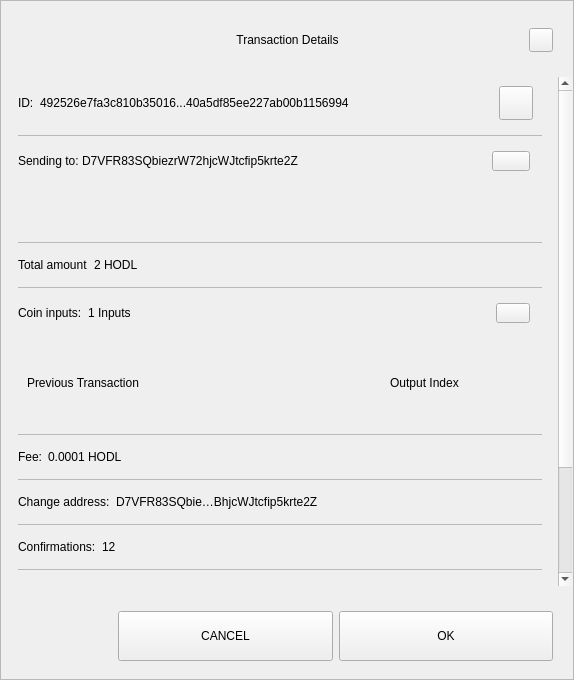
<?xml version="1.0" encoding="UTF-8"?>
<ui version="4.0">
 <class>TxDetailDialog</class>
 <widget class="QWidget" name="TxDetailDialog">
  <property name="geometry">
   <rect>
    <x>0</x>
    <y>0</y>
    <width>574</width>
    <height>680</height>
   </rect>
  </property>
  <property name="sizePolicy">
   <sizepolicy hsizetype="Preferred" vsizetype="Expanding">
    <horstretch>0</horstretch>
    <verstretch>0</verstretch>
   </sizepolicy>
  </property>
  <property name="minimumSize">
   <size>
    <width>574</width>
    <height>500</height>
   </size>
  </property>
  <property name="windowTitle">
   <string>Form</string>
  </property>
  <property name="styleSheet">
   <string notr="true"/>
  </property>
  <layout class="QVBoxLayout" name="verticalLayout_3">
   <property name="spacing">
    <number>0</number>
   </property>
   <property name="leftMargin">
    <number>0</number>
   </property>
   <property name="topMargin">
    <number>0</number>
   </property>
   <property name="rightMargin">
    <number>0</number>
   </property>
   <property name="bottomMargin">
    <number>0</number>
   </property>
   <item>
    <widget class="QFrame" name="frame">
     <property name="sizePolicy">
      <sizepolicy hsizetype="Preferred" vsizetype="Expanding">
       <horstretch>0</horstretch>
       <verstretch>0</verstretch>
      </sizepolicy>
     </property>
     <property name="styleSheet">
      <string notr="true"/>
     </property>
     <property name="frameShape">
      <enum>QFrame::StyledPanel</enum>
     </property>
     <property name="frameShadow">
      <enum>QFrame::Raised</enum>
     </property>
     <layout class="QVBoxLayout" name="verticalLayout">
      <property name="leftMargin">
       <number>0</number>
      </property>
      <property name="rightMargin">
       <number>0</number>
      </property>
      <item>
       <layout class="QHBoxLayout" name="horizontalLayout_3">
        <property name="spacing">
         <number>0</number>
        </property>
        <property name="leftMargin">
         <number>20</number>
        </property>
        <property name="topMargin">
         <number>10</number>
        </property>
        <property name="rightMargin">
         <number>20</number>
        </property>
        <item>
         <spacer name="horizontalSpacer_1">
          <property name="orientation">
           <enum>Qt::Horizontal</enum>
          </property>
          <property name="sizeHint" stdset="0">
           <size>
            <width>40</width>
            <height>20</height>
           </size>
          </property>
         </spacer>
        </item>
        <item>
         <widget class="QLabel" name="labelTitle">
          <property name="minimumSize">
           <size>
            <width>0</width>
            <height>40</height>
           </size>
          </property>
          <property name="maximumSize">
           <size>
            <width>16777215</width>
            <height>40</height>
           </size>
          </property>
          <property name="styleSheet">
           <string notr="true">padding-left:24px;</string>
          </property>
          <property name="text">
           <string>Transaction Details</string>
          </property>
          <property name="alignment">
           <set>Qt::AlignCenter</set>
          </property>
          <property name="margin">
           <number>7</number>
          </property>
         </widget>
        </item>
        <item>
         <spacer name="horizontalSpacer_2">
          <property name="orientation">
           <enum>Qt::Horizontal</enum>
          </property>
          <property name="sizeHint" stdset="0">
           <size>
            <width>40</width>
            <height>20</height>
           </size>
          </property>
         </spacer>
        </item>
        <item>
         <widget class="QPushButton" name="btnEsc">
          <property name="minimumSize">
           <size>
            <width>24</width>
            <height>24</height>
           </size>
          </property>
          <property name="maximumSize">
           <size>
            <width>24</width>
            <height>24</height>
           </size>
          </property>
          <property name="focusPolicy">
           <enum>Qt::NoFocus</enum>
          </property>
          <property name="text">
           <string/>
          </property>
         </widget>
        </item>
       </layout>
      </item>
      <item>
       <spacer name="verticalSpacer">
        <property name="orientation">
         <enum>Qt::Vertical</enum>
        </property>
        <property name="sizeType">
         <enum>QSizePolicy::Fixed</enum>
        </property>
        <property name="sizeHint" stdset="0">
         <size>
          <width>20</width>
          <height>10</height>
         </size>
        </property>
       </spacer>
      </item>
      <item>
       <widget class="QWidget" name="layoutScroll" native="true">
        <property name="minimumSize">
         <size>
          <width>0</width>
          <height>0</height>
         </size>
        </property>
        <layout class="QVBoxLayout" name="verticalLayout_4">
         <property name="leftMargin">
          <number>0</number>
         </property>
         <property name="topMargin">
          <number>0</number>
         </property>
         <property name="rightMargin">
          <number>0</number>
         </property>
         <item>
          <widget class="QScrollArea" name="scrollArea">
           <property name="styleSheet">
            <string notr="true">#scrollArea {
background:transparent;
}</string>
           </property>
           <property name="horizontalScrollBarPolicy">
            <enum>Qt::ScrollBarAlwaysOff</enum>
           </property>
           <property name="sizeAdjustPolicy">
            <enum>QAbstractScrollArea::AdjustIgnored</enum>
           </property>
           <property name="widgetResizable">
            <bool>true</bool>
           </property>
           <property name="alignment">
            <set>Qt::AlignLeading|Qt::AlignLeft|Qt::AlignTop</set>
           </property>
           <widget class="QWidget" name="scrollAreaWidgetContents">
            <property name="geometry">
             <rect>
              <x>0</x>
              <y>-181</y>
              <width>556</width>
              <height>739</height>
             </rect>
            </property>
            <property name="autoFillBackground">
             <bool>false</bool>
            </property>
            <property name="styleSheet">
             <string notr="true">#scrollAreaWidgetContents {
background:transparent;
}</string>
            </property>
            <layout class="QVBoxLayout" name="verticalLayout_7">
             <property name="spacing">
              <number>0</number>
             </property>
             <property name="sizeConstraint">
              <enum>QLayout::SetDefaultConstraint</enum>
             </property>
             <property name="leftMargin">
              <number>0</number>
             </property>
             <property name="topMargin">
              <number>0</number>
             </property>
             <property name="rightMargin">
              <number>0</number>
             </property>
             <property name="bottomMargin">
              <number>0</number>
             </property>
             <item>
              <widget class="QWidget" name="content" native="true">
               <layout class="QVBoxLayout" name="verticalLayout_2">
                <property name="leftMargin">
                 <number>16</number>
                </property>
                <property name="topMargin">
                 <number>0</number>
                </property>
                <property name="rightMargin">
                 <number>16</number>
                </property>
                <item>
                 <widget class="QWidget" name="contentID" native="true">
                  <layout class="QHBoxLayout" name="horizontalLayout_12" stretch="0,1,0">
                   <property name="leftMargin">
                    <number>0</number>
                   </property>
                   <item>
                    <widget class="QLabel" name="labelId">
                     <property name="maximumSize">
                      <size>
                       <width>16777215</width>
                       <height>16777215</height>
                      </size>
                     </property>
                     <property name="text">
                      <string>ID:</string>
                     </property>
                    </widget>
                   </item>
                   <item>
                    <widget class="QLabel" name="textId">
                     <property name="text">
                      <string>492526e7fa3c810b35016...40a5df85ee227ab00b1156994</string>
                     </property>
                    </widget>
                   </item>
                   <item>
                    <widget class="QPushButton" name="pushCopy">
                     <property name="minimumSize">
                      <size>
                       <width>34</width>
                       <height>34</height>
                      </size>
                     </property>
                     <property name="maximumSize">
                      <size>
                       <width>34</width>
                       <height>34</height>
                      </size>
                     </property>
                     <property name="focusPolicy">
                      <enum>Qt::NoFocus</enum>
                     </property>
                     <property name="text">
                      <string/>
                     </property>
                     <property name="iconSize">
                      <size>
                       <width>24</width>
                       <height>24</height>
                      </size>
                     </property>
                    </widget>
                   </item>
                  </layout>
                 </widget>
                </item>
                <item>
                 <widget class="QLabel" name="labelDivider9">
                  <property name="maximumSize">
                   <size>
                    <width>16777215</width>
                    <height>1</height>
                   </size>
                  </property>
                  <property name="styleSheet">
                   <string notr="true">background-color:#bababa;</string>
                  </property>
                  <property name="text">
                   <string/>
                  </property>
                 </widget>
                </item>
                <item>
                 <widget class="QWidget" name="contentOutputs" native="true">
                  <layout class="QHBoxLayout" name="horizontalLayout_11" stretch="0,3,0">
                   <property name="spacing">
                    <number>0</number>
                   </property>
                   <property name="leftMargin">
                    <number>0</number>
                   </property>
                   <property name="rightMargin">
                    <number>12</number>
                   </property>
                   <item>
                    <widget class="QLabel" name="labelSend">
                     <property name="maximumSize">
                      <size>
                       <width>16777215</width>
                       <height>16777215</height>
                      </size>
                     </property>
                     <property name="text">
                      <string>Sending to: </string>
                     </property>
                    </widget>
                   </item>
                   <item>
                    <widget class="QLabel" name="textSend">
                     <property name="text">
                      <string>D7VFR83SQbiezrW72hjcWJtcfip5krte2Z </string>
                     </property>
                    </widget>
                   </item>
                   <item>
                    <widget class="QPushButton" name="pushOutputs">
                     <property name="minimumSize">
                      <size>
                       <width>34</width>
                       <height>20</height>
                      </size>
                     </property>
                     <property name="maximumSize">
                      <size>
                       <width>38</width>
                       <height>20</height>
                      </size>
                     </property>
                     <property name="focusPolicy">
                      <enum>Qt::NoFocus</enum>
                     </property>
                     <property name="styleSheet">
                      <string notr="true"/>
                     </property>
                     <property name="text">
                      <string/>
                     </property>
                    </widget>
                   </item>
                  </layout>
                 </widget>
                </item>
                <item>
                 <widget class="QScrollArea" name="outputsScrollArea">
                  <property name="minimumSize">
                   <size>
                    <width>0</width>
                    <height>50</height>
                   </size>
                  </property>
                  <property name="styleSheet">
                   <string notr="true">#outputsScrollArea {
background:transparent;
}</string>
                  </property>
                  <property name="widgetResizable">
                   <bool>true</bool>
                  </property>
                  <widget class="QWidget" name="container_outputs_base">
                   <property name="geometry">
                    <rect>
                     <x>0</x>
                     <y>0</y>
                     <width>522</width>
                     <height>48</height>
                    </rect>
                   </property>
                   <property name="styleSheet">
                    <string notr="true">#container_outputs_base {
background:transparent;
}</string>
                   </property>
                  </widget>
                 </widget>
                </item>
                <item>
                 <widget class="QLabel" name="labelDivider8">
                  <property name="maximumSize">
                   <size>
                    <width>16777215</width>
                    <height>1</height>
                   </size>
                  </property>
                  <property name="styleSheet">
                   <string notr="true">background-color:#bababa;</string>
                  </property>
                  <property name="text">
                   <string/>
                  </property>
                 </widget>
                </item>
                <item>
                 <widget class="QWidget" name="contentAmount" native="true">
                  <layout class="QHBoxLayout" name="horizontalLayout_4" stretch="0,1">
                   <property name="leftMargin">
                    <number>0</number>
                   </property>
                   <item>
                    <widget class="QLabel" name="labelAmount">
                     <property name="maximumSize">
                      <size>
                       <width>16777215</width>
                       <height>16777215</height>
                      </size>
                     </property>
                     <property name="text">
                      <string>Total amount</string>
                     </property>
                    </widget>
                   </item>
                   <item>
                    <widget class="QLabel" name="textAmount">
                     <property name="text">
                      <string>2 HODL</string>
                     </property>
                    </widget>
                   </item>
                  </layout>
                 </widget>
                </item>
                <item>
                 <widget class="QLabel" name="labelDivider6">
                  <property name="maximumSize">
                   <size>
                    <width>16777215</width>
                    <height>1</height>
                   </size>
                  </property>
                  <property name="styleSheet">
                   <string notr="true">background-color:#bababa;</string>
                  </property>
                  <property name="text">
                   <string/>
                  </property>
                 </widget>
                </item>
                <item>
                 <widget class="QWidget" name="contentInputs" native="true">
                  <layout class="QHBoxLayout" name="horizontalLayout" stretch="0,2,0">
                   <property name="leftMargin">
                    <number>0</number>
                   </property>
                   <property name="rightMargin">
                    <number>12</number>
                   </property>
                   <item>
                    <widget class="QLabel" name="labelInputs">
                     <property name="sizePolicy">
                      <sizepolicy hsizetype="Minimum" vsizetype="Preferred">
                       <horstretch>0</horstretch>
                       <verstretch>0</verstretch>
                      </sizepolicy>
                     </property>
                     <property name="maximumSize">
                      <size>
                       <width>16777215</width>
                       <height>16777215</height>
                      </size>
                     </property>
                     <property name="text">
                      <string>Coin inputs:</string>
                     </property>
                    </widget>
                   </item>
                   <item>
                    <widget class="QLabel" name="textInputs">
                     <property name="text">
                      <string>1 Inputs</string>
                     </property>
                    </widget>
                   </item>
                   <item>
                    <widget class="QPushButton" name="pushInputs">
                     <property name="maximumSize">
                      <size>
                       <width>34</width>
                       <height>20</height>
                      </size>
                     </property>
                     <property name="focusPolicy">
                      <enum>Qt::NoFocus</enum>
                     </property>
                     <property name="styleSheet">
                      <string notr="true"/>
                     </property>
                     <property name="text">
                      <string/>
                     </property>
                    </widget>
                   </item>
                  </layout>
                 </widget>
                </item>
                <item>
                 <widget class="QFrame" name="gridInputs">
                  <property name="sizePolicy">
                   <sizepolicy hsizetype="Preferred" vsizetype="MinimumExpanding">
                    <horstretch>0</horstretch>
                    <verstretch>0</verstretch>
                   </sizepolicy>
                  </property>
                  <property name="minimumSize">
                   <size>
                    <width>0</width>
                    <height>90</height>
                   </size>
                  </property>
                  <layout class="QGridLayout" name="gridLayoutInput" columnstretch="5,2" rowminimumheight="0">
                   <property name="sizeConstraint">
                    <enum>QLayout::SetMaximumSize</enum>
                   </property>
                   <property name="verticalSpacing">
                    <number>0</number>
                   </property>
                   <item row="0" column="0" alignment="Qt::AlignLeft">
                    <widget class="QLabel" name="labelTitlePrevTx">
                     <property name="text">
                      <string>Previous Transaction</string>
                     </property>
                    </widget>
                   </item>
                   <item row="0" column="1" alignment="Qt::AlignLeft">
                    <widget class="QLabel" name="labelOutputIndex">
                     <property name="text">
                      <string>Output Index</string>
                     </property>
                     <property name="alignment">
                      <set>Qt::AlignCenter</set>
                     </property>
                    </widget>
                   </item>
                  </layout>
                 </widget>
                </item>
                <item>
                 <widget class="QLabel" name="labelDivider1">
                  <property name="maximumSize">
                   <size>
                    <width>16777215</width>
                    <height>1</height>
                   </size>
                  </property>
                  <property name="styleSheet">
                   <string notr="true">background-color:#bababa;</string>
                  </property>
                  <property name="text">
                   <string/>
                  </property>
                 </widget>
                </item>
                <item>
                 <widget class="QWidget" name="contentFee" native="true">
                  <layout class="QHBoxLayout" name="horizontalLayout_7" stretch="0,1">
                   <property name="leftMargin">
                    <number>0</number>
                   </property>
                   <item>
                    <widget class="QLabel" name="labelFee">
                     <property name="maximumSize">
                      <size>
                       <width>16777215</width>
                       <height>16777215</height>
                      </size>
                     </property>
                     <property name="text">
                      <string>Fee:</string>
                     </property>
                    </widget>
                   </item>
                   <item>
                    <widget class="QLabel" name="textFee">
                     <property name="text">
                      <string>0.0001 HODL</string>
                     </property>
                    </widget>
                   </item>
                  </layout>
                 </widget>
                </item>
                <item>
                 <widget class="QLabel" name="labelDivider2">
                  <property name="maximumSize">
                   <size>
                    <width>16777215</width>
                    <height>1</height>
                   </size>
                  </property>
                  <property name="styleSheet">
                   <string notr="true">background-color:#bababa;</string>
                  </property>
                  <property name="text">
                   <string/>
                  </property>
                 </widget>
                </item>
                <item>
                 <widget class="QWidget" name="contentChangeAddress" native="true">
                  <layout class="QHBoxLayout" name="horizontalLayout_6" stretch="0,1">
                   <property name="leftMargin">
                    <number>0</number>
                   </property>
                   <item>
                    <widget class="QLabel" name="labelChange">
                     <property name="maximumSize">
                      <size>
                       <width>16777215</width>
                       <height>16777215</height>
                      </size>
                     </property>
                     <property name="text">
                      <string>Change address:</string>
                     </property>
                    </widget>
                   </item>
                   <item>
                    <widget class="QLabel" name="textChange">
                     <property name="text">
                      <string>D7VFR83SQbie…BhjcWJtcfip5krte2Z </string>
                     </property>
                    </widget>
                   </item>
                  </layout>
                 </widget>
                </item>
                <item>
                 <widget class="QLabel" name="labelDivider4">
                  <property name="maximumSize">
                   <size>
                    <width>16777215</width>
                    <height>1</height>
                   </size>
                  </property>
                  <property name="styleSheet">
                   <string notr="true">background-color:#bababa;</string>
                  </property>
                  <property name="text">
                   <string/>
                  </property>
                 </widget>
                </item>
                <item>
                 <widget class="QWidget" name="contentConfirmations" native="true">
                  <layout class="QHBoxLayout" name="horizontalLayout_8" stretch="0,1">
                   <property name="leftMargin">
                    <number>0</number>
                   </property>
                   <item>
                    <widget class="QLabel" name="labelConfirmations">
                     <property name="maximumSize">
                      <size>
                       <width>16777215</width>
                       <height>16777215</height>
                      </size>
                     </property>
                     <property name="text">
                      <string>Confirmations:</string>
                     </property>
                    </widget>
                   </item>
                   <item>
                    <widget class="QLabel" name="textConfirmations">
                     <property name="text">
                      <string>12</string>
                     </property>
                    </widget>
                   </item>
                  </layout>
                 </widget>
                </item>
                <item>
                 <widget class="QLabel" name="labelDivider7">
                  <property name="maximumSize">
                   <size>
                    <width>16777215</width>
                    <height>1</height>
                   </size>
                  </property>
                  <property name="styleSheet">
                   <string notr="true">background-color:#bababa;</string>
                  </property>
                  <property name="text">
                   <string/>
                  </property>
                 </widget>
                </item>
                <item>
                 <widget class="QWidget" name="contentSize" native="true">
                  <layout class="QHBoxLayout" name="horizontalLayout_9" stretch="0,1">
                   <property name="leftMargin">
                    <number>0</number>
                   </property>
                   <item>
                    <widget class="QLabel" name="labelSize">
                     <property name="maximumSize">
                      <size>
                       <width>16777215</width>
                       <height>16777215</height>
                      </size>
                     </property>
                     <property name="text">
                      <string>Size:</string>
                     </property>
                    </widget>
                   </item>
                   <item>
                    <widget class="QLabel" name="textSize">
                     <property name="text">
                      <string>2 kB</string>
                     </property>
                    </widget>
                   </item>
                  </layout>
                 </widget>
                </item>
                <item>
                 <widget class="QLabel" name="labelDivider3">
                  <property name="maximumSize">
                   <size>
                    <width>16777215</width>
                    <height>1</height>
                   </size>
                  </property>
                  <property name="styleSheet">
                   <string notr="true">background-color:#bababa;</string>
                  </property>
                  <property name="text">
                   <string/>
                  </property>
                 </widget>
                </item>
                <item>
                 <widget class="QWidget" name="contentDate" native="true">
                  <layout class="QHBoxLayout" name="horizontalLayout_5" stretch="0,1">
                   <property name="leftMargin">
                    <number>0</number>
                   </property>
                   <item>
                    <widget class="QLabel" name="labelDate">
                     <property name="maximumSize">
                      <size>
                       <width>16777215</width>
                       <height>16777215</height>
                      </size>
                     </property>
                     <property name="text">
                      <string>Date:</string>
                     </property>
                    </widget>
                   </item>
                   <item>
                    <widget class="QLabel" name="textDate">
                     <property name="text">
                      <string>May 25, 2017</string>
                     </property>
                    </widget>
                   </item>
                  </layout>
                 </widget>
                </item>
                <item>
                 <widget class="QLabel" name="labelDivider5">
                  <property name="maximumSize">
                   <size>
                    <width>16777215</width>
                    <height>1</height>
                   </size>
                  </property>
                  <property name="styleSheet">
                   <string notr="true">background-color:#bababa;</string>
                  </property>
                  <property name="text">
                   <string/>
                  </property>
                 </widget>
                </item>
                <item>
                 <widget class="QWidget" name="contentStatus" native="true">
                  <layout class="QHBoxLayout" name="horizontalLayout_10" stretch="0,1">
                   <property name="leftMargin">
                    <number>0</number>
                   </property>
                   <item>
                    <widget class="QLabel" name="labelStatus">
                     <property name="maximumSize">
                      <size>
                       <width>16777215</width>
                       <height>16777215</height>
                      </size>
                     </property>
                     <property name="text">
                      <string>Status:</string>
                     </property>
                    </widget>
                   </item>
                   <item>
                    <widget class="QLabel" name="textStatus">
                     <property name="text">
                      <string>Spendable</string>
                     </property>
                    </widget>
                   </item>
                  </layout>
                 </widget>
                </item>
                <item>
                 <spacer name="verticalSpacer_2">
                  <property name="orientation">
                   <enum>Qt::Vertical</enum>
                  </property>
                  <property name="sizeType">
                   <enum>QSizePolicy::Expanding</enum>
                  </property>
                  <property name="sizeHint" stdset="0">
                   <size>
                    <width>20</width>
                    <height>10</height>
                   </size>
                  </property>
                 </spacer>
                </item>
                <item>
                 <widget class="QLabel" name="labelWarning">
                  <property name="text">
                   <string>TextLabel</string>
                  </property>
                  <property name="alignment">
                   <set>Qt::AlignCenter</set>
                  </property>
                 </widget>
                </item>
               </layout>
              </widget>
             </item>
            </layout>
           </widget>
          </widget>
         </item>
        </layout>
       </widget>
      </item>
      <item>
       <widget class="QWidget" name="containerButtons" native="true">
        <layout class="QHBoxLayout" name="horizontalLayout1" stretch="1,2,2">
         <property name="leftMargin">
          <number>10</number>
         </property>
         <property name="rightMargin">
          <number>20</number>
         </property>
         <item>
          <spacer name="horizontalSpacer_3">
           <property name="orientation">
            <enum>Qt::Horizontal</enum>
           </property>
           <property name="sizeHint" stdset="0">
            <size>
             <width>40</width>
             <height>20</height>
            </size>
           </property>
          </spacer>
         </item>
         <item>
          <widget class="QPushButton" name="btnCancel">
           <property name="minimumSize">
            <size>
             <width>200</width>
             <height>50</height>
            </size>
           </property>
           <property name="focusPolicy">
            <enum>Qt::NoFocus</enum>
           </property>
           <property name="text">
            <string>CANCEL</string>
           </property>
          </widget>
         </item>
         <item>
          <widget class="QPushButton" name="btnSave">
           <property name="minimumSize">
            <size>
             <width>200</width>
             <height>50</height>
            </size>
           </property>
           <property name="focusPolicy">
            <enum>Qt::NoFocus</enum>
           </property>
           <property name="text">
            <string>OK</string>
           </property>
          </widget>
         </item>
        </layout>
       </widget>
      </item>
     </layout>
    </widget>
   </item>
  </layout>
 </widget>
 <resources/>
 <connections/>
</ui>
